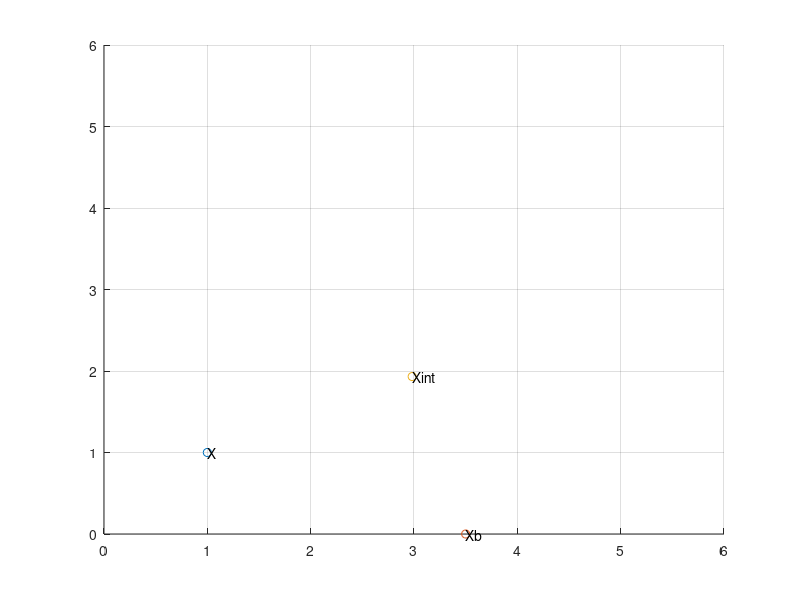

The MATLAB script that drew this image:
%%ABMモデルの動作の角度計算をしている
L = 2;
a = [1 1];
b = [3.5 0];
ath = pi/12;
bth = atan2(b(2)-a(2),b(1)-a(1));
D = norm(b-a,2);
Omega = b(1)-a(1)-D*cos(bth-ath)*cos(ath);
Xdist = b(1)-Omega*L*sin(ath)/norm(Omega);
Ydist = b(2)+Omega*L*cos(ath)/norm(Omega);


figure(2)
scatter(a(1),a(2));
hold on;grid on;
text(a(1),a(2),'X');
scatter(b(1),b(2));
text(b(1),b(2),'Xb');
scatter(Xdist,Ydist);
text(Xdist,Ydist,'Xint');
xlim([0 6]);ylim([0 6])
hold off
